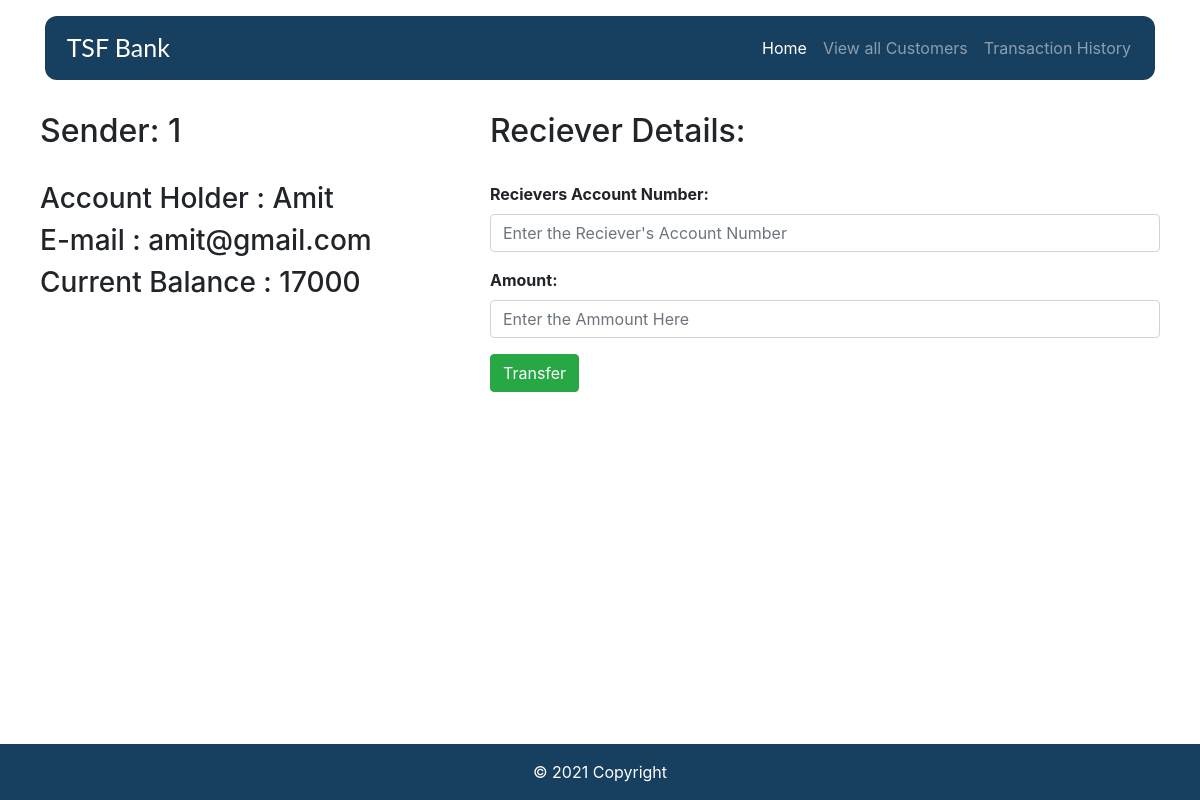
Page /Customer/1/ on the committed database.
### Bank/models.py (models this page shows, shortened)
class Customer(models.Model):
    Acc_No = models.IntegerField(primary_key = True)
    Acc_Holder = models.CharField(max_length = 200)
    Email_Id = models.EmailField(max_length = 200)
    Current_Balance = models.IntegerField()

### Bank/views.py (the view)
# urls.py: path('Customer/<int:Acc>/', views.trans, name='trans'),
def trans(request, Acc):
    sender = Customer.objects.filter(Acc_No=Acc)
    context = {'sender':sender, 'Acc_No':Acc}
    return render( request, "trans.html", context)

### templates/trans.html (shortened to what this page needs)
{% extends 'base.html' %}
{% block content %}
<br>
<br>
<br>
<br>
<div class="row mx-auto">
    <div class="container pt-3 col-md-4">
        <h2 class="pb-4">Sender: {{ Acc_No }}</h2>
        {% for c in sender %}
        <h3>Account Holder : {{ c.Acc_Holder }}</h3>
        <h3>E-mail : {{ c.Email_Id }}</h3>
        <h3>Current Balance : {{ c.Current_Balance }}</h3>
        {% endfor %}
    </div>
    <div class="container pt-3 col-md-7">
        <h2 class="pb-4">Reciever Details:</h2>
        <form action="/transhis/" method="POST">{% csrf_token %}
            <div class="form-group">
                <label class="font-weight-bold">Recievers Account Number:</label>
                <input class="form-control" type='text' name='reciever_acc_no'
                    placeholder="Enter the Reciever's Account Number" />
            </div>
            <div class="form-group">
                <label class="font-weight-bold" for="Amount">Amount:</label>
                <input class="form-control" name='amount_to_transfer' placeholder="Enter the Ammount Here">
            </div>
            <input class="btn btn-success" type="Submit" value="Transfer">
        </form>
    </div>
</div>
{% endblock content %}

### rows in the picture
Customer: Acc_Holder "Amit", Email_Id "amit@gmail.com", Current_Balance "17000"

### other values in the picture
{{ Acc_No }} "1"
